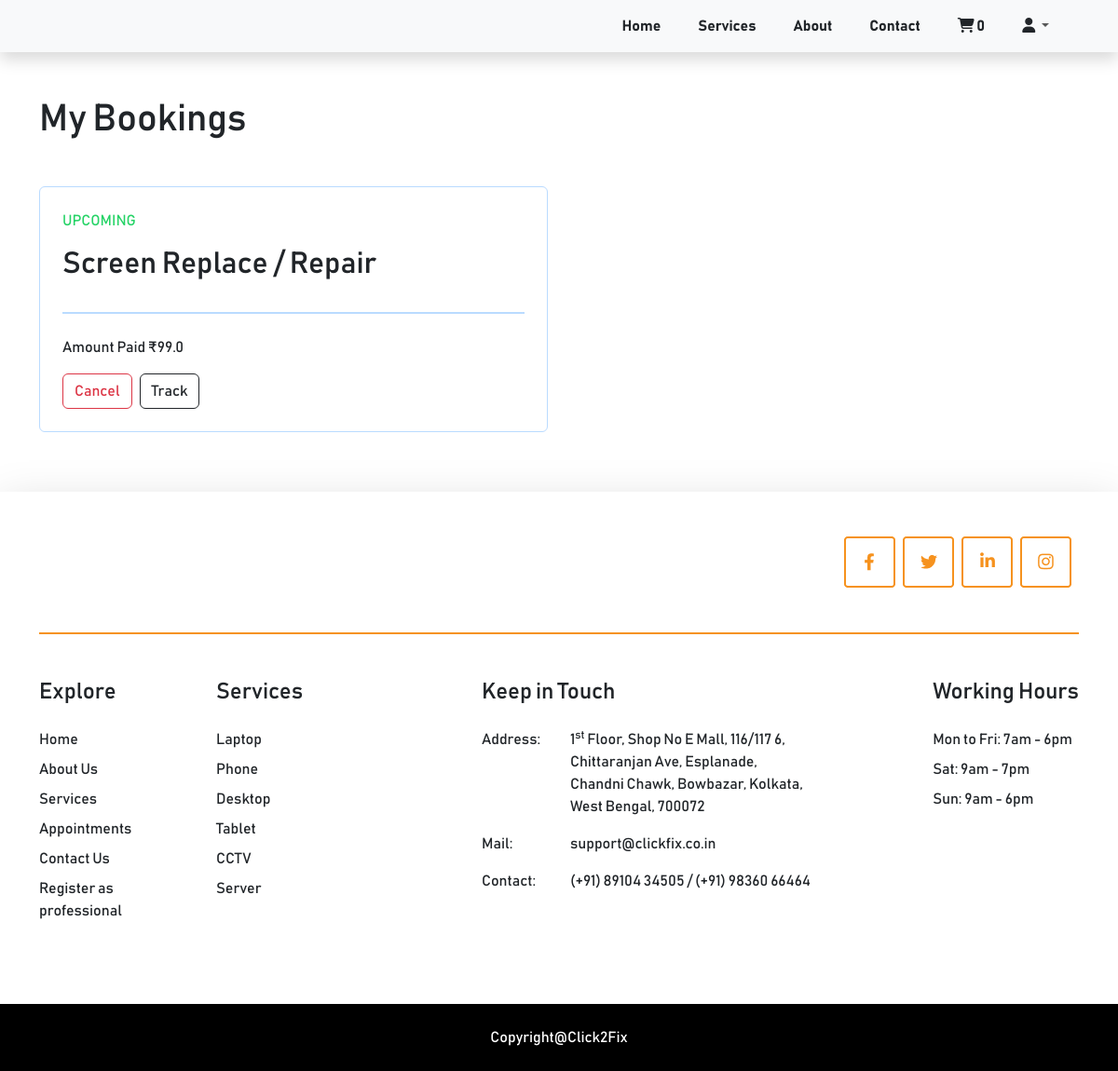
Screenshot of /bookings/ (signed in) with the database file from the repository.
### cart/models.py (models this page shows, shortened)
class Cart(models.Model):
    class Meta:
        verbose_name_plural = 'Cart'
    user = models.ForeignKey(Profile, on_delete=models.CASCADE, null=True, blank=True)
    session_id = models.CharField(max_length=100, null=True, blank=True)
    cart_cost = models.FloatField(default=0.0)
    created_at = models.DateTimeField(auto_now_add=True)
    updated_at = models.DateTimeField(auto_now=True)
    @property
    def num_of_items(self):
        cartitems = self.cartitems.all()
        quantity =  sum([item.quantity for item in cartitems])
        return quantity

### razorpayAPI/models.py (models this page shows, shortened)
class OrderItem(models.Model):
    class Meta:
        verbose_name_plural = 'Order Items'
    TIME_SLOTS = (
        ("10am-12pm", "10am-12pm"),
        ("12pm-2pm", "12pm-2pm"),
        ("2pm-4pm", "2pm-4pm"),
        ("4pm-7pm", "4pm-7pm"),
    )
    order = models.ForeignKey(Order, on_delete=models.CASCADE, related_name="orderitems")
    sub_service = models.ForeignKey(SubServices, on_delete=models.CASCADE)
    quantity = models.IntegerField(default=0)
    start_date = models.DateField(null=True)
    time_slot = models.CharField(max_length=20, choices=TIME_SLOTS, default=1)
    created_at = models.DateTimeField(auto_now_add=True)
    updated_at = models.DateTimeField(auto_now=True)

class Order(models.Model):
    class Meta:
        verbose_name_plural = 'Orders'
    PAYMENT_CHOICES = (
        ('Pending', 'Pending'),
        ('Paid', 'Paid'),
        ('Failed', 'Failed'))
    BOOKING_CHOICES = (
        ('Upcoming', 'Upcoming'),
        ('Rescheduled', 'Rescheduled'),
        ('Job Completed', 'Job Completed'),
        ('Booking Not Accepted', 'Booking Not Accepted'))
    TRACKING_CHOICES = (
        (1, 'Booked Today'),
        (2, 'Out For Service'),
        (3, 'Service Begun'),
        (4, 'Service Completed'))
    user = models.ForeignKey(Profile, on_delete=models.CASCADE, null=True, blank=True)
    cart_id = models.CharField(max_length=10)
    session_id = models.CharField(max_length=100, null=True, blank=True)
    billing_details = models.OneToOneField(BillingDetails, on_delete=models.CASCADE)
    total_cost = models.FloatField(default=0.0)
    payment_status = models.CharField(max_length=20, choices=PAYMENT_CHOICES, default='Pending')
    razorpay_order_id = models.CharField(max_length=100, default="")
    razorpay_payment_id = models.CharField(max_length=100, default="")
    booking_status = models.CharField(max_length=30, choices=BOOKING_CHOICES, null=True, blank=True)
    tracking_status = models.IntegerField(choices=TRACKING_CHOICES, null=True, blank=True)
    service_provider = models.ForeignKey(Handyman, on_delete=models.SET_NULL, null=True, blank=True)
    created_at = models.DateTimeField(auto_now_add=True)
    updated_at = models.DateTimeField(auto_now=True)

### clickfix/models.py (models this page shows)
class SubServices(models.Model):
    class Meta:
        verbose_name_plural = 'Sub Services'
    service = models.ForeignKey(Services, on_delete=models.CASCADE)
    sub_service_name = models.CharField(max_length=255)
    sub_service_card_image = models.ImageField(upload_to='service_cards', help_text='Small card image on left')
    sub_service_main_image = models.ImageField(upload_to='service_cards', help_text='Big card image on Right, which we scroll')
    sub_service_price = models.FloatField(default=0)
    price_details = RichTextField(blank=True, null=True)
    description = models.TextField()
    created_at = models.DateTimeField(auto_now_add=True)
    updated_at = models.DateTimeField(auto_now=True)
    def __str__(self):
        return self.sub_service_name

### clickfix/views.py (the view)
# urls.py: path('bookings/', views.bookings, name='bookings'),
def bookings(request):
    cart = get_cart(request)
    orders = []
    if request.user.is_authenticated:
        orders_by_logged_in_user = Order.objects.filter(user=request.user).order_by('-created_at')
        for order in orders_by_logged_in_user:
            orders.append(order)
    if 'nonuser' in request.session:
        orders_as_a_guest = Order.objects.filter(session_id=request.session['nonuser']).order_by('-created_at')
        for order in orders_as_a_guest:
            orders.append(order)
    order_items = []
    for item in orders:
        order_items += item.orderitems.all()
    data = {
        'cart': cart,
        'order_items': order_items,
    }
    return render(request, 'bookings.html', data)

### clickfix/views.py (called while the page is built)
def get_cart(request):
    try:
        if request.user.is_authenticated:
            cart = Cart.objects.get(user=request.user)
        else:
            cart = Cart.objects.get(session_id=request.session['nonuser'])
    except:
        cart = {'num_of_items': 0}
    return cart

### templates/bookings.html (shortened to what this page needs)
{% extends 'base.html' %}
{% load static %}
{% block content %}
    {% include 'includes/navbar.html' %}
    <div class="container my-5">
        {% if order_items %}
        <h1 class="mb-5">My Bookings</h1>
        {% endif %}
        <div class="row">
            {% for item in order_items %}
            <div class="col-md-6 mb-3">
                <div class="d-flex flex-column rounded p-4" style="border: 1px solid #BADBFF;">
                    <div class="d-flex flex-column">
                        {% if item.order.booking_status == "Upcoming" %}
                            <p class="text-uppercase" style="color: #25d366;">UPCOMING</p>
                        {% elif item.order.booking_status == "Booking Not Accepted" or item.order.payment_status == "Failed" %}
                            <p class="text-uppercase text-danger">BOOKING NOT ACCEPTED</p>
                        {% elif item.order.booking_status == "Rescheduled" %}
                            <p class="text-uppercase text-warning">Rescheduled</p>
                        {% elif item.order.booking_status == "Job Completed" %}
                            <p class="text-uppercase" style="color: #25d366;">Job Completed</p>
                        {% endif %}
                        <h2>{{ item.sub_service }}</h2>
                    </div>
                    <div class="my-4" style="border:1px solid #BADBFF;"></div>
                    <div class="row">
                        <div class="col-md-6 col-12 mb-3">
                            {% if item.order.payment_status == "Failed" %}
                                <span>Payment Failed</span>
                            {% else %}
                                <span>Amount Paid ₹{{item.order.total_cost}}</span>
                            {% endif %}
                        </div>
                        <div class="col-12">
                            <div class="d-flex">
                                {% if item.order.payment_status == "Failed" %}
                                    <a href="{% url 'cart:cart' %}" class="me-2 btn btn-outline-warning">Retry</a>
                                {% else %}
                                    <button class="me-2 btn btn-outline-danger">Cancel</button>
                                    <form action="{% url 'clickfix:live_tracking' %}" method="post">
                                        <button href="{% url 'clickfix:live_tracking' %}" type="submit" class="btn btn-outline-dark">Track</button>
                                    </form>
                                {% endif %}
                            </div>
                        </div>
                    </div>
                </div>
            </div>
            {% empty %}
            <h1 class="text-muted text-center">No Bookings</h1>
            {% endfor %}
        </div>
    </div>
    {% include 'includes/footer.html' %}
{% endblock %}

### templates/includes/navbar.html (shortened to what this page needs)
{% load static %}
    <nav class="navbar navbar-expand-lg navbar-light bg-light shadow">
        <div class="container">
          <div class="collapse navbar-collapse" id="navbarSupportedContent">
            <ul class="navbar-nav ms-auto">
                <li class="nav-item"><a class="nav-link text-dark fw-bold me-4" aria-current="page" href="{% url 'clickfix:home' %}">Home</a></li>
                <li class="nav-item"><a class="nav-link text-dark fw-bold me-4" href="{% url 'clickfix:home' %}#services">Services</a></li>
                <li class="nav-item"><a class="nav-link text-dark fw-bold me-4" href="{% url 'clickfix:home' %}#about">About</a></li>
                <li class="nav-item"><a class="nav-link text-dark fw-bold me-4" href="{% url 'clickfix:home' %}#contact_form">Contact</a></li>
                <li class="nav-item"><a class="nav-link text-dark fw-bold me-4" href="{% url 'cart:cart' %}"><i class="fa-solid fa-cart-shopping"></i> <span id="num_of_items">{{cart.num_of_items}}</span></a></li>
                <li class="nav-item dropdown me-4 pull-right">
                  <a class="nav-link dropdown-toggle" href="#" id="navbarDropdown" role="button" data-bs-toggle="dropdown" aria-expanded="false">
                    <i class="fa-solid fa-user text-dark"></i>
                  </a>
                </li>
            </ul>
          </div>
        </div>
      </nav>

### templates/base.html (style rules this page uses)
body { box-sizing: border-box; font-family: 'bahnschrift'; }
h1, h2, h3, h4, h5, h6, p, a { font-family: 'bahnschrift'; }

### rows the page displays
Cart: num_of_items "0"
OrderItem: shows "UPCOMING", sub_service "Screen Replace / Repair", order.total_cost "99.0"
